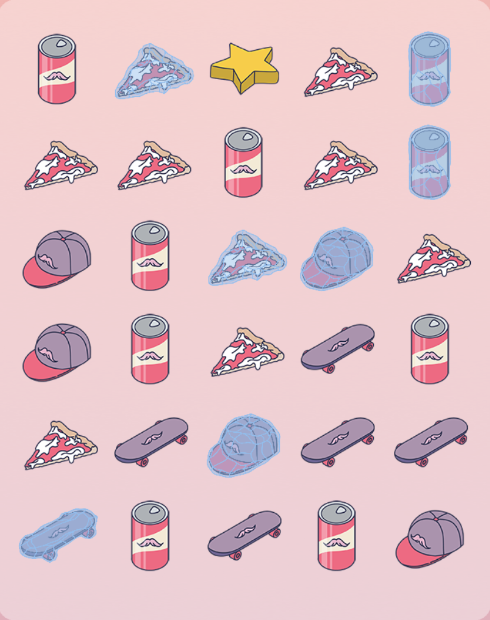
#> input picture Tools/test_img.png, 490 x 620 px
$ python screen_help.py
#> lines starting #> are read from the running program, lines starting #| are printed output that depends on the picture; after the words box and inside, x2 and y2 are one past the last pixel; in counts of white or black regions, pixels touching at a corner belong together
import pyautogui
import time
import pyautogui
import datetime
import os
import time
import cv2
import sys

# SCREEN

""" PC LUCA """
# Pixel attuale : x = 870, y = 330, height = 490, width = 620
# Ritaglio : x_inizio, y_inizio, larghezza, altezza = 16, 30, 455, 546
#            immagine_ritagliata = immagine[y_inizio:y_inizio + altezza, x_inizio:x_inizio + larghezza]
""" PC CRISTIAN """
# screenBot.take_screenshot(866,333,501,627, label)
# Ritaglio : x_inizio, y_inizio, larghezza, altezza = 16, 30, 455, 546
#            immagine_ritagliata = immagine[y_inizio:y_inizio + altezza, x_inizio:x_inizio + larghezza]

""" PC Luca senza taglio """
# Pixel ipotetico x = 886 , y = 360 , height = 455 , width = 546 -> (886,360,455,546)

# GRILL1  ->     top_left = (5,20) , square_side = 94
# GRILL-LUCA ->     top_left = (5,20) , square_side = 93


# Funzione che esegue uno screenshot
def take_screenshot(x=0, y=0, width=500, height=500, label="", debug=False, fullScreen=False):
    script_name = 'screen_help.py'

    if (fullScreen):
        print("fatto Fullscreen!")
        screenshot = pyautogui.screenshot()
    else:
        print("fatto Screen parziale!")
        screenshot = pyautogui.screenshot(region=(x, y, width, height))

    current_directory = os.path.abspath(__file__)
    path_from_current_dir = f"../Screenshot/screenshot{label}.png"
    file_path = str(current_directory[:-len(script_name)
                                      ].replace('\\', '/')) + str(path_from_current_dir)
    screenshot.save(file_path)
    if (debug):
        print(f"Screenshot salvato in: {file_path}")
    return file_path


# Funzione che salva tante immgini in modo tale da capire la più adatta
def analysis_screenshot():

    x = 1
    y = 1
    moltiplicatore = 300
    for i in range(3):
        for j in range(3):
            x = moltiplicatore * i
            y = moltiplicatore * j
            print(f"screen x = {x}, y = {y} : {i}{j}")
            take_screenshot(x, y, label=f'{i}{j}')


def click_event(event, x, y, flags, param):
    if event == cv2.EVENT_LBUTTONDOWN:
        print(f'\nCoordinate del pixel: ({x}, {y})')


def set_grill(immagine, top_left=(0, 0), square_side=40, righe=6, colonne=5):

    color_square = (0, 0, 255)  # Colore in formato BGR (rosso)
    color_dot = (255, 0, 0)
    thickness_square = 2
    thickness_dot = 1

    # Creazione griglia
    top_lx = top_left
    bot_rx = (top_lx[0] + square_side, top_lx[1] + square_side)
    x_centro = (top_lx[0] + bot_rx[0]) // 2
    y_centro = (top_lx[1] + bot_rx[1]) // 2
    for i in range(righe):
        for j in range(colonne):
            cv2.rectangle(immagine, top_lx, bot_rx,
                          color_square, thickness_square)
            cv2.rectangle(immagine, (x_centro, y_centro),
                          (x_centro, y_centro), color_dot, thickness_dot)
            print(
                f'point pixel -> [{i,j}] - [x={x_centro},y={y_centro}] {immagine[y_centro,x_centro]}')
            # slide top_left  x ----> x2 -----> xn
            top_lx = (top_lx[0]+square_side, top_lx[1])
            bot_rx = (top_lx[0] + square_side, top_lx[1] +
                      square_side)   # adattamento bottom_right
            x_centro = (top_lx[0] + bot_rx[0]) // 2
            y_centro = (top_lx[1] + bot_rx[1]) // 2

        # slide top_left   y
        top_lx = (top_left[0], top_lx[1]+square_side)
        bot_rx = (top_lx[0] + square_side, top_lx[1] +
                  square_side)      # adattamento bottom_right
        x_centro = (top_lx[0] + bot_rx[0]) // 2
        y_centro = (top_lx[1] + bot_rx[1]) // 2

    # Old version -> #cv2.circle(immagine, (x_centro, y_centro), thickness_dot, color_dot ,-1)


if (__name__ == '__main__'):        # Controlla se è eseguita direttamente

    attesa = 1
    for i in range(attesa):
        print(f"Screen tra {attesa-i} secondi...")
        time.sleep(1)

    # path = take_screenshot(866,333,501,627,debug=True,fullScreen=False, label='[HELP]')
    # immagine = cv2.imread(path)

    immagine = cv2.imread("test_img.png")
#> immagine is the input picture: shape (620, 490, 3); mean B, G, R 201, 194.9, 225
    set_grill(immagine, (5, 20), square_side=93)
#> the loop in set_grill, `for i in range(righe):` made 6 passes
#> (printed output is left out)
#> after the loop in set_grill, `for i in range(righe):`:
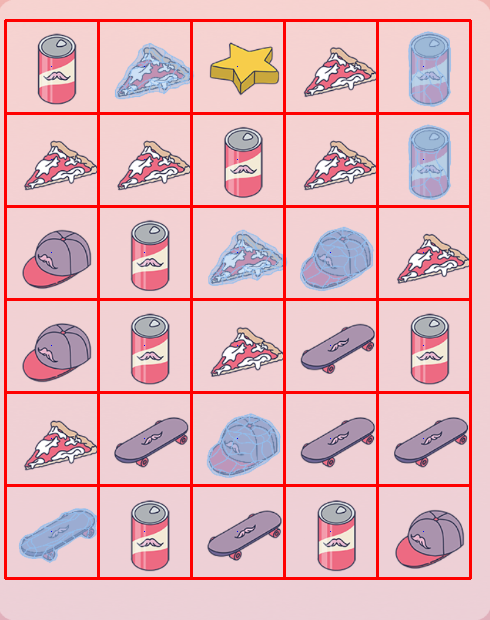
#> immagine: shape (620, 490, 3); 6.44% of pixels changed, all inside (x1, y1, x2, y2) = (4, 19, 472, 580)
    cv2.imwrite("output.png", immagine)

    # Verifica che l'immagine sia stata caricata correttamente
    if immagine is None:
        print("Errore nel caricamento dell'immagine.")
        sys.exit()

    # Mostra l'immagine e imposta la funzione di callback del mouse
    cv2.imshow('Immagine', immagine)
    cv2.setMouseCallback('Immagine', click_event)
    cv2.waitKey(0)
    cv2.destroyAllWindows()
